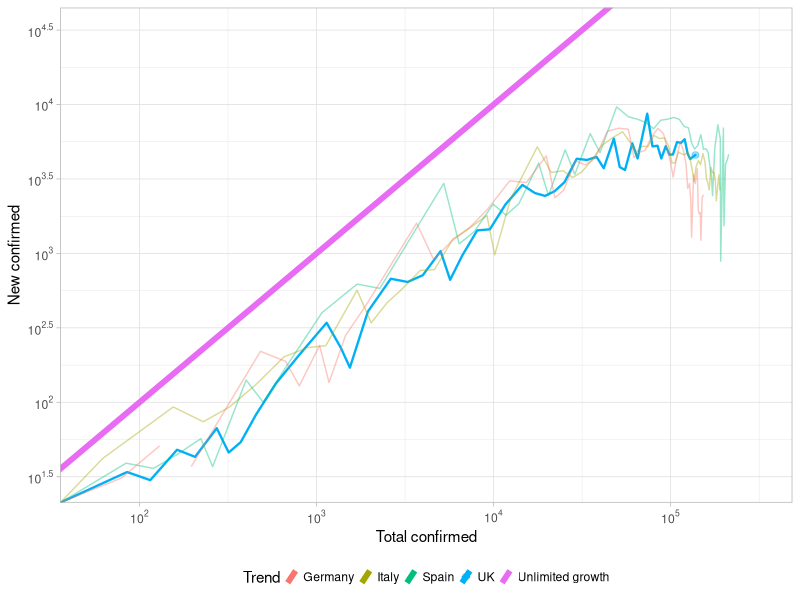
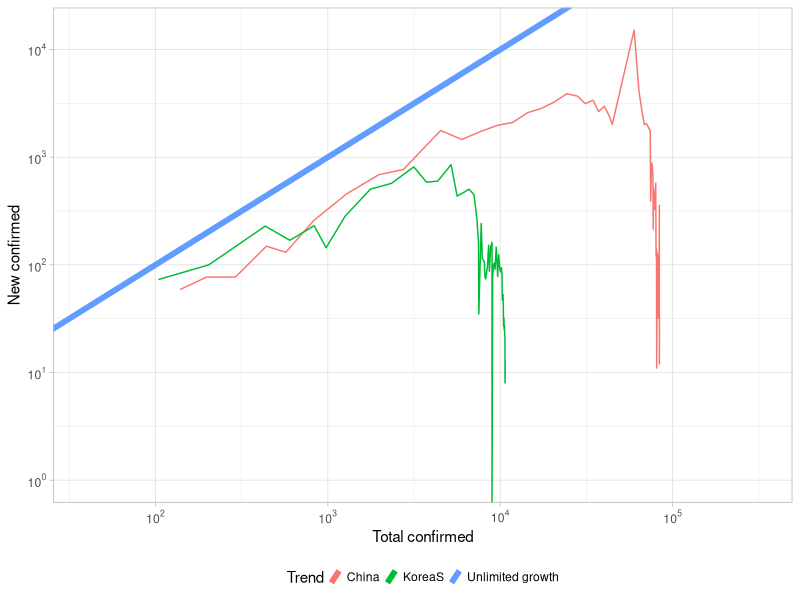
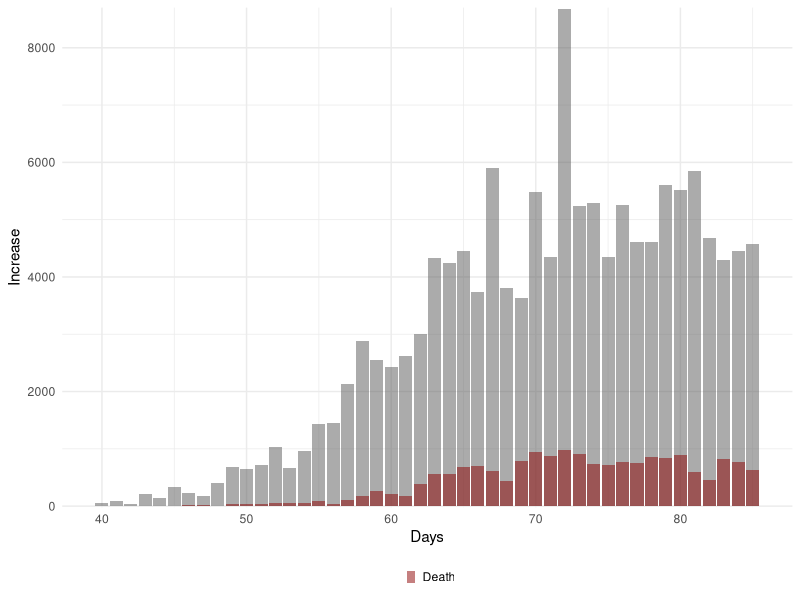
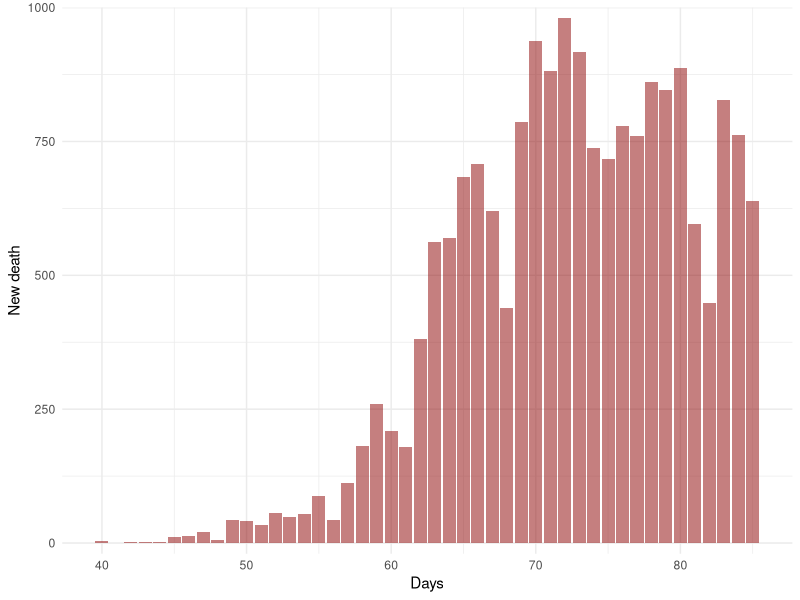
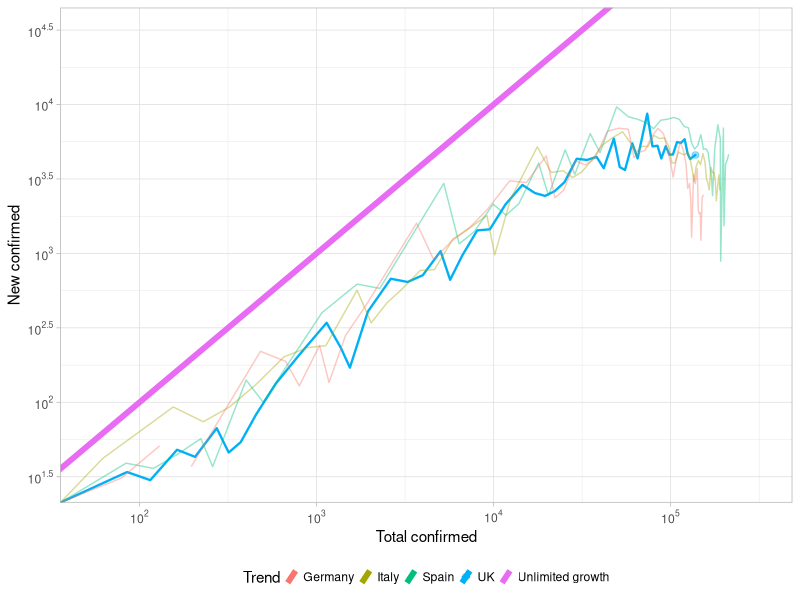
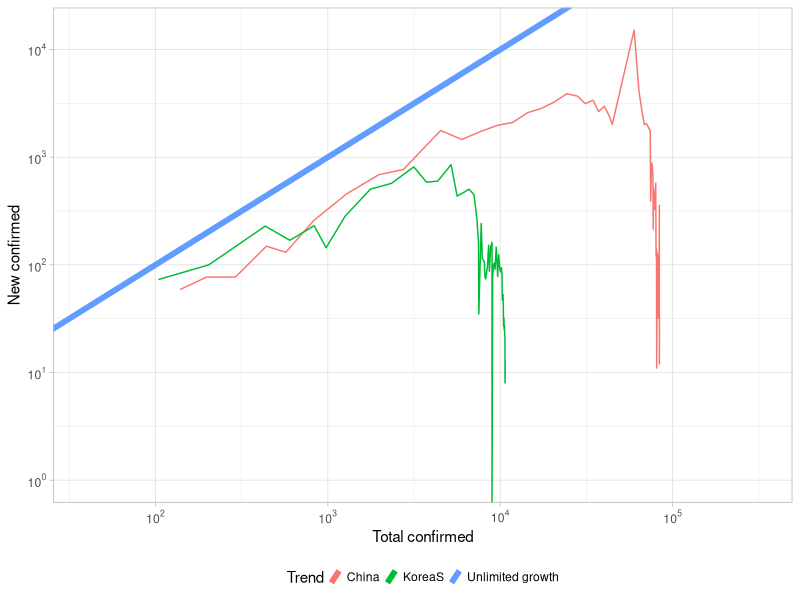
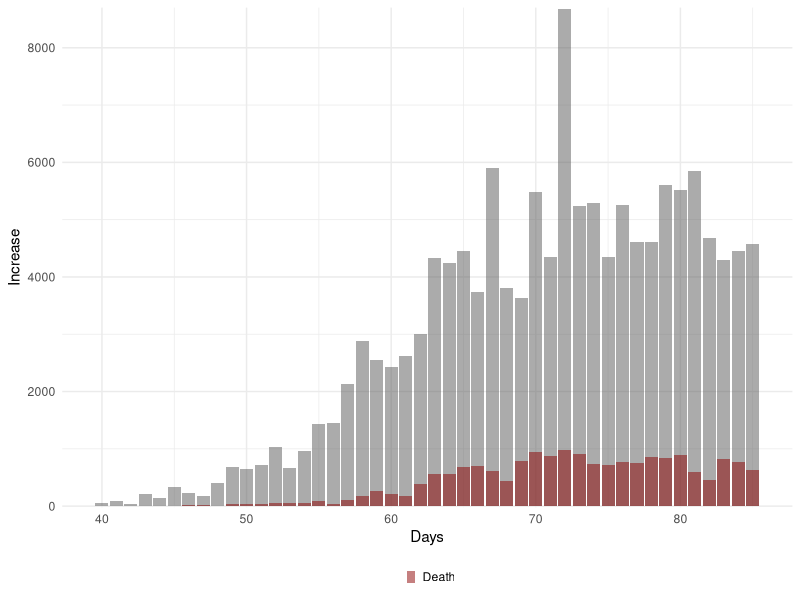
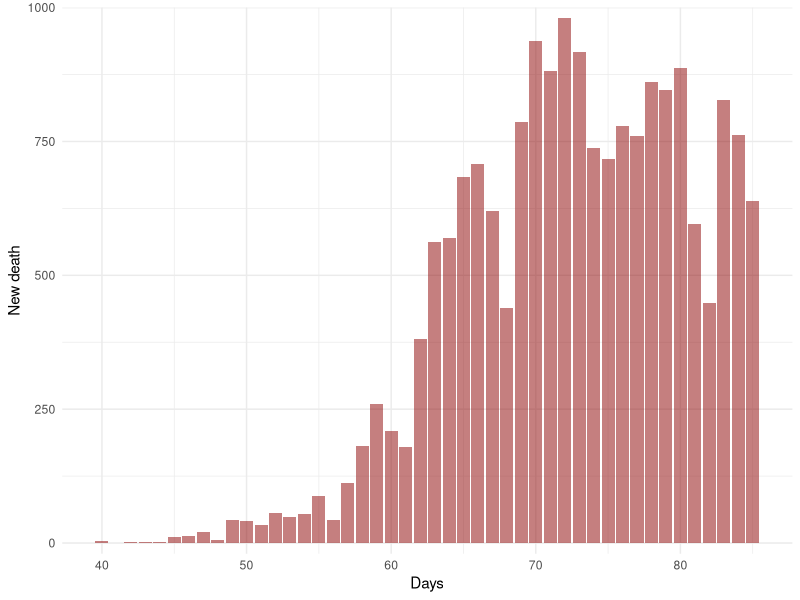

Write the R code that produced these figures, in order.
# setwd("Covid19predict")
library(ggplot2)
library(scales)
library(reshape2)
library(data.table)

# Read UK data
dfUK = read.csv("data/UK_data.csv", header = T)

# Read EU data
dfEUData = read.csv("data/EU_confirmed.csv")


dfChina_m = read.csv("data/China_m.csv", header = T)
dfKorea_s = read.csv("data/korea_s.csv", header = T)

# Remove abnomal point
dfEUData = dfEUData[-c(47),]

# Plot log trend compare

ggplot(data = dfUK, aes(x = dfUK$confirmed, y = dfUK$newConfirmed, color = "UK")) +
  geom_line(size = 0.8, lineend = "round")+
  #geom_line(data = dfChina_m, aes(x = China, y=china_new, color = "China"))+
  #geom_line(data = dfKorea_s, aes(x = KoreaS, y=KoreaS_new, color = "KoreaS"))+
  geom_line(data = dfEUData, aes(x = Italy, y=Italy_new, color = "Italy"), alpha = 0.4)+
  geom_line(data = dfEUData, aes(x = Spain, y=Spain_new, color = "Spain"), alpha = 0.4)+
  geom_line(data = dfEUData, aes(x = Germany, y=Germany_new, color = "Germany"), alpha = 0.4)+
  geom_point(data = dfUK[c(nrow(dfUK)),c(1:length(dfUK))], aes(x = confirmed, y = newConfirmed), size = 2, alpha = 0.4)+
  #stat_smooth(geom='line', alpha=0.6, se=FALSE, size = 1.5)+
  geom_abline(aes(slope = 1, intercept = 0, color = "Unlimited growth"), show.legend = T, size = 2)+
  xlab("Total confirmed")+
  labs(color = "Trend")+
  ylab("New confirmed")+
  theme_light()+
  theme(legend.key.size =  unit(2, "mm"),
        legend.position="bottom")+
  scale_x_log10(limits = c(55,316123), breaks = trans_breaks("log10", function(x) 10^x), labels = trans_format("log10", math_format(10^.x)))+
  # scale_x_continuous(trans='log10',breaks = trans_breaks("log10", function(x) 10^x), labels = trans_format("log10", math_format(10^.x))) +
  scale_y_log10(limits = c(30,31612),breaks = trans_breaks("log10", function(x) 10^x), labels = trans_format("log10", math_format(10^.x)))

ggsave("plot/UKlogTrend.png", scale = 2.5, width = 7, height = 5, units = "cm", dpi = "retina")


ggplot(data = dfUK, aes(x = dfUK$confirmed, y = dfUK$newConfirmed, color = "UK")) +
  #geom_line(size = 0.8, lineend = "round")+
  geom_line(data = dfChina_m, aes(x = China, y=china_new, color = "China"))+
  geom_line(data = dfKorea_s, aes(x = KoreaS, y=KoreaS_new, color = "KoreaS"))+
  #geom_line(data = dfEUData, aes(x = Italy, y=Italy_new, color = "Italy"), alpha = 0.4)+
  #geom_line(data = dfEUData, aes(x = Spain, y=Spain_new, color = "Spain"), alpha = 0.4)+
  #geom_line(data = dfEUData, aes(x = Germany, y=Germany_new, color = "Germany"), alpha = 0.4)+
  #geom_point(data = dfUK[c(nrow(dfUK)),c(1:length(dfUK))], aes(x = confirmed, y = newConfirmed), size = 2, alpha = 0.4)+
  #stat_smooth(geom='line', alpha=0.6, se=FALSE, size = 1.5)+
  geom_abline(aes(slope = 1, intercept = 0, color = "Unlimited growth"), show.legend = T, size = 2)+
  xlab("Total confirmed")+
  labs(color = "Trend")+
  ylab("New confirmed")+
  theme_light()+
  theme(legend.key.size =  unit(2, "mm"),
        legend.position="bottom")+
  scale_x_log10(limits = c(40,316123), breaks = trans_breaks("log10", function(x) 10^x), labels = trans_format("log10", math_format(10^.x)))+
  # scale_x_continuous(trans='log10',breaks = trans_breaks("log10", function(x) 10^x), labels = trans_format("log10", math_format(10^.x))) +
  scale_y_log10(breaks = trans_breaks("log10", function(x) 10^x), labels = trans_format("log10", math_format(10^.x)))

ggsave("plot/SuccessTrend.png", scale = 2.5, width = 7, height = 5, units = "cm", dpi = "retina")

# Plot daily case

ggplot()+
  #geom_point()+
  geom_col(data = dfUK[c((nrow(dfUK)-45):nrow(dfUK)),c(1:length(dfUK))], aes(x = id, y = newConfirmed),alpha = 0.5, size = 0)+
  geom_col(data = dfUK[c((nrow(dfUK)-45):nrow(dfUK)),c(1:length(dfUK))], aes(x = id, y = newDeath,color = "Death"),alpha = 0.5, size = 0, fill = "darkred")+
  xlab("Days")+
  labs(color = "")+
  ylab("Increase")+
  theme_minimal()+
  theme(legend.key.size =  unit(2, "mm"),
        legend.position="bottom")+
  scale_y_continuous(expand = c(0, 20))

ggsave("plot/DailyIncrease.png", scale = 2.5, width = 9, height = 5, units = "cm", dpi = "retina")

ggplot(data = dfUK[c((nrow(dfUK)-45):nrow(dfUK)),c(1:length(dfUK))], aes(x = id, y = newDeath ))+
  #geom_point()+
  geom_col(data = dfUK[c((nrow(dfUK)-45):nrow(dfUK)),c(1:length(dfUK))], aes(x = id, y = newDeath ),alpha = 0.5, fill = 'darkred', size = 0)+
  xlab("Days")+
  ylab("New death")+
  theme_minimal()+
  scale_y_continuous(expand = c(0, 20))

ggsave("plot/DeathIncrease.png", scale = 2.5, width = 9, height = 5, units = "cm", dpi = "retina")
